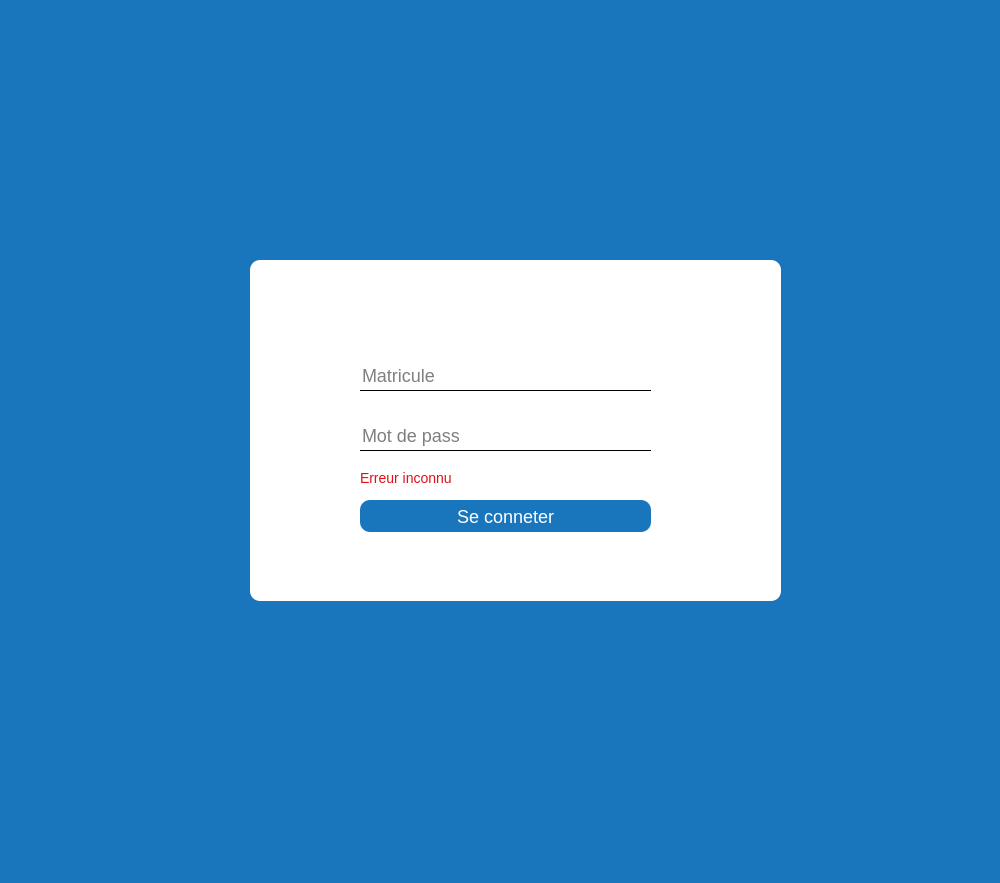
<?xml version="1.0" encoding="UTF-8"?>
<ui version="4.0">
 <class>MainWindow</class>
 <widget class="QMainWindow" name="MainWindow">
  <property name="geometry">
   <rect>
    <x>0</x>
    <y>0</y>
    <width>1000</width>
    <height>883</height>
   </rect>
  </property>
  <property name="windowTitle">
   <string>MainWindow</string>
  </property>
  <property name="styleSheet">
   <string notr="true">background-color: #1a76bc;</string>
  </property>
  <widget class="QWidget" name="centralwidget">
   <widget class="QFrame" name="frame">
    <property name="geometry">
     <rect>
      <x>250</x>
      <y>260</y>
      <width>531</width>
      <height>341</height>
     </rect>
    </property>
    <property name="styleSheet">
     <string notr="true">background-color: white;
border-radius: 10px;</string>
    </property>
    <property name="frameShape">
     <enum>QFrame::StyledPanel</enum>
    </property>
    <property name="frameShadow">
     <enum>QFrame::Raised</enum>
    </property>
    <widget class="QLineEdit" name="lineEdit">
     <property name="geometry">
      <rect>
       <x>110</x>
       <y>100</y>
       <width>291</width>
       <height>31</height>
      </rect>
     </property>
     <property name="styleSheet">
      <string notr="true">border: 1px solid black;
border-radius: 0px;
border-left: 0px;
border-right: 0px;
border-top: 0px;
font-size: 18px;</string>
     </property>
     <property name="text">
      <string/>
     </property>
     <property name="maxLength">
      <number>10</number>
     </property>
     <property name="placeholderText">
      <string>Matricule</string>
     </property>
    </widget>
    <widget class="QLineEdit" name="lineEdit_2">
     <property name="geometry">
      <rect>
       <x>110</x>
       <y>160</y>
       <width>291</width>
       <height>31</height>
      </rect>
     </property>
     <property name="styleSheet">
      <string notr="true">font-size: 18px;
border: 1px solid black;
border-radius: 0px;
border-left: 0px;
border-right: 0px;
border-top: 0px;</string>
     </property>
     <property name="text">
      <string/>
     </property>
     <property name="placeholderText">
      <string>Mot de pass</string>
     </property>
    </widget>
    <widget class="QPushButton" name="bnt_connection">
     <property name="geometry">
      <rect>
       <x>110</x>
       <y>240</y>
       <width>291</width>
       <height>32</height>
      </rect>
     </property>
     <property name="styleSheet">
      <string notr="true">QPushButton {
	background-color: #1a76bc;
	color: white;
	font-size: 18px;
}

QPushButton:hover {
	background-color: #1987d6;
}

</string>
     </property>
     <property name="text">
      <string>Se conneter</string>
     </property>
     <property name="autoDefault">
      <bool>false</bool>
     </property>
    </widget>
    <widget class="QLabel" name="label">
     <property name="geometry">
      <rect>
       <x>110</x>
       <y>210</y>
       <width>101</width>
       <height>16</height>
      </rect>
     </property>
     <property name="styleSheet">
      <string notr="true">color: #e01118;
font-size: 14px;</string>
     </property>
     <property name="text">
      <string>Erreur inconnu</string>
     </property>
    </widget>
   </widget>
  </widget>
  <widget class="QMenuBar" name="menubar">
   <property name="geometry">
    <rect>
     <x>0</x>
     <y>0</y>
     <width>1000</width>
     <height>24</height>
    </rect>
   </property>
  </widget>
  <widget class="QStatusBar" name="statusbar"/>
 </widget>
 <resources/>
 <connections/>
</ui>
